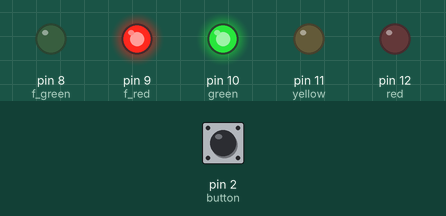
Simulated run of this sketch. Board: Arduino Uno, built with avr-gcc and run on an emulated ATmega328P. On the bench: output pins drawn as LEDs (lit = HIGH). Inputs (shaded band) come from the test bench; at power-on: pin 2 (button) LOW.

Above: at 1.2 s.
1.3 s: pin 2 (button) pulled HIGH for 0.15 s
At 3.0 s:
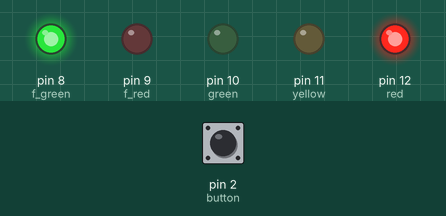
7.2 s: pin 2 (button) pulled HIGH for 1 s
At 8.1 s:
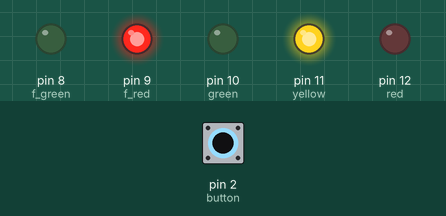
11.2 s: pin 2 (button) pulled HIGH for 3.2 s
At 17.7 s:
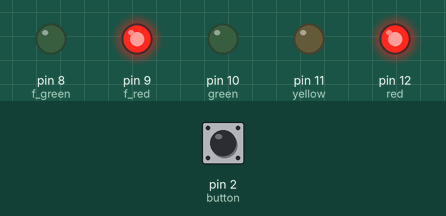
Timing chart, 0 to 20.0 s (numbered marks = the images above; inputs shaded):
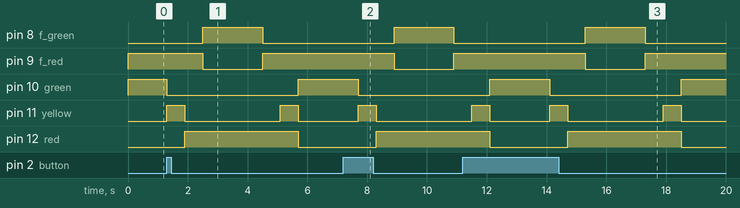

Measured:
- after the input at 1.3 s, pin 8 (f_green): LOW → HIGH after 1.2 s, → LOW 2.0 s later; pin 9 (f_red): HIGH → LOW after 1.2 s, → HIGH 2.0 s later; pin 10 (green): HIGH → LOW at once, → HIGH 4.4 s later; pin 11 (yellow): alternates HIGH for 0.60 s and LOW for 3.2 s, starting at once; pin 12 (red): LOW → HIGH after 0.60 s, → LOW 3.8 s later
- after the input at 7.2 s, pin 8 (f_green): LOW → HIGH after 1.7 s, → LOW 2.0 s later; pin 9 (f_red): HIGH → LOW after 1.7 s, → HIGH 2.0 s later; pin 10 (green): HIGH → LOW after 0.50 s; pin 11 (yellow): LOW → HIGH after 0.50 s, → LOW 0.60 s later; pin 12 (red): LOW → HIGH after 1.1 s
- after the input at 11.2 s, pin 8 (f_green): LOW → HIGH after 4.1 s, → LOW 2.0 s later; pin 9 (f_red): HIGH → LOW after 4.1 s, → HIGH 2.0 s later

The sketch:

traffic_lights.ino
```cpp
const int red = 12;
const int yellow = 11;
const int green = 10;
const int f_red = 9;
const int f_green = 8;
const int button = 2;

void setup() {
  pinMode(red, OUTPUT);
  pinMode(yellow, OUTPUT);
  pinMode(green, OUTPUT);
  pinMode(f_red, OUTPUT);
  pinMode(f_green, OUTPUT);
  pinMode(button, INPUT);
}

void loop() {
  digitalWrite(green, HIGH);
  digitalWrite(f_red, HIGH);

  if ( digitalRead(button) == HIGH ) {
    digitalWrite(green, LOW);
    digitalWrite(yellow, HIGH);
    delay(600);
    digitalWrite(yellow, LOW);
    digitalWrite(red, HIGH);
    delay(600);
    digitalWrite(f_red, LOW);
    digitalWrite(f_green, HIGH);
    delay(2000);
    digitalWrite(f_green, LOW);
    digitalWrite(f_red, HIGH);
    delay(600);
    digitalWrite(yellow, HIGH);
    delay(600);
    digitalWrite(red, LOW);
    digitalWrite(yellow, LOW);
    digitalWrite(green, HIGH);
    delay(2000);
  }
}
```
